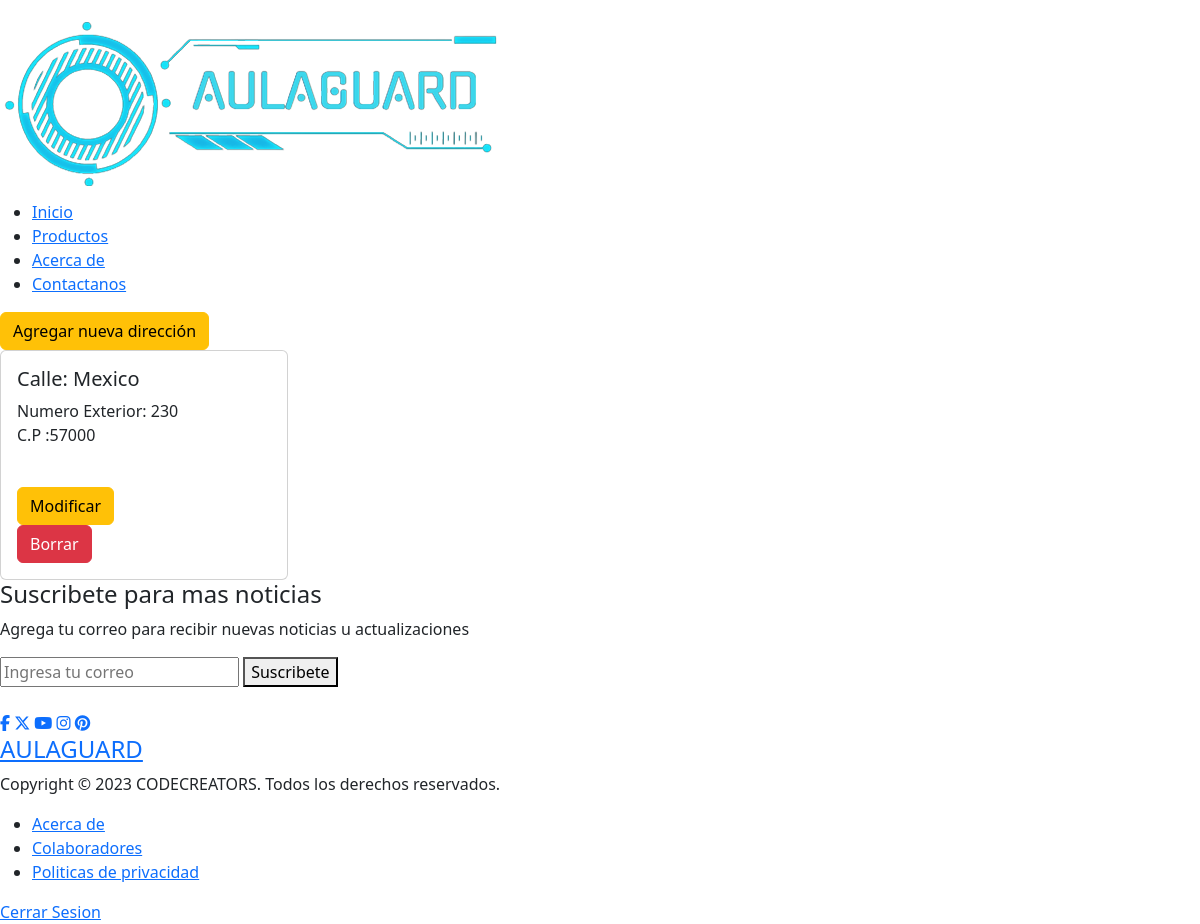
The app's page /vista/direcciones.php (signed in) with its own data.
### tables this page shows
CREATE TABLE `direcciones` (
  `direccion_id` int(11) NOT NULL,
  `direccion_calle` varchar(60) NOT NULL,
  `direccion_numInt` int(11) NOT NULL,
  `direccion_numExt` int(11) NOT NULL,
  `direccion_estado` varchar(60) NOT NULL,
  `direccion_colonia` varchar(40) NOT NULL,
  `direccion_codigoPost` int(11) NOT NULL,
  `direccion_ciudad` varchar(50) NOT NULL,
  `id_usuario` int(11) NOT NULL
);

### modelo/direccion.php (the view, shortened to what this page needs)
<?php
class Direccion{
    public function conectarBD(){
        $con = mysqli_connect("localhost", "root", "", "aulaguard") or die("problemas con la conexion a la base de datos");
        return $con;
    }
    public function mostrar($id){
        $con=$this->conectarBD();
        $query =mysqli_query($con, "SELECT * FROM direcciones WHERE id_usuario=$id") or die (mysqli_error($con));
        foreach($query as $reg){
           print'<div class="card mar" style="width: 18rem; ">
        <div class="card-body">
            <h5 class="card-title">Calle: '.$reg['direccion_calle'].'</h5>
            <p class="text">Numero Exterior: '.$reg['direccion_numExt'].'<br>C.P :'.$reg['direccion_codigoPost'].'</p>
            <br>
            <form method="POST" action="direccionM.php?idD='.$reg['direccion_id'].'"><button type="submit" class="btn btn-warning">Modificar</button> </form> <a href="borrar.php?idB='.$reg['direccion_id'].'"><button class="btn btn-danger">Borrar</button></a>
        </div>
        </div>';
        }
    }
}
?>

### records on screen
direcciones: direccion_calle "Mexico", direccion_numExt "230", direccion_codigoPost "57000"
